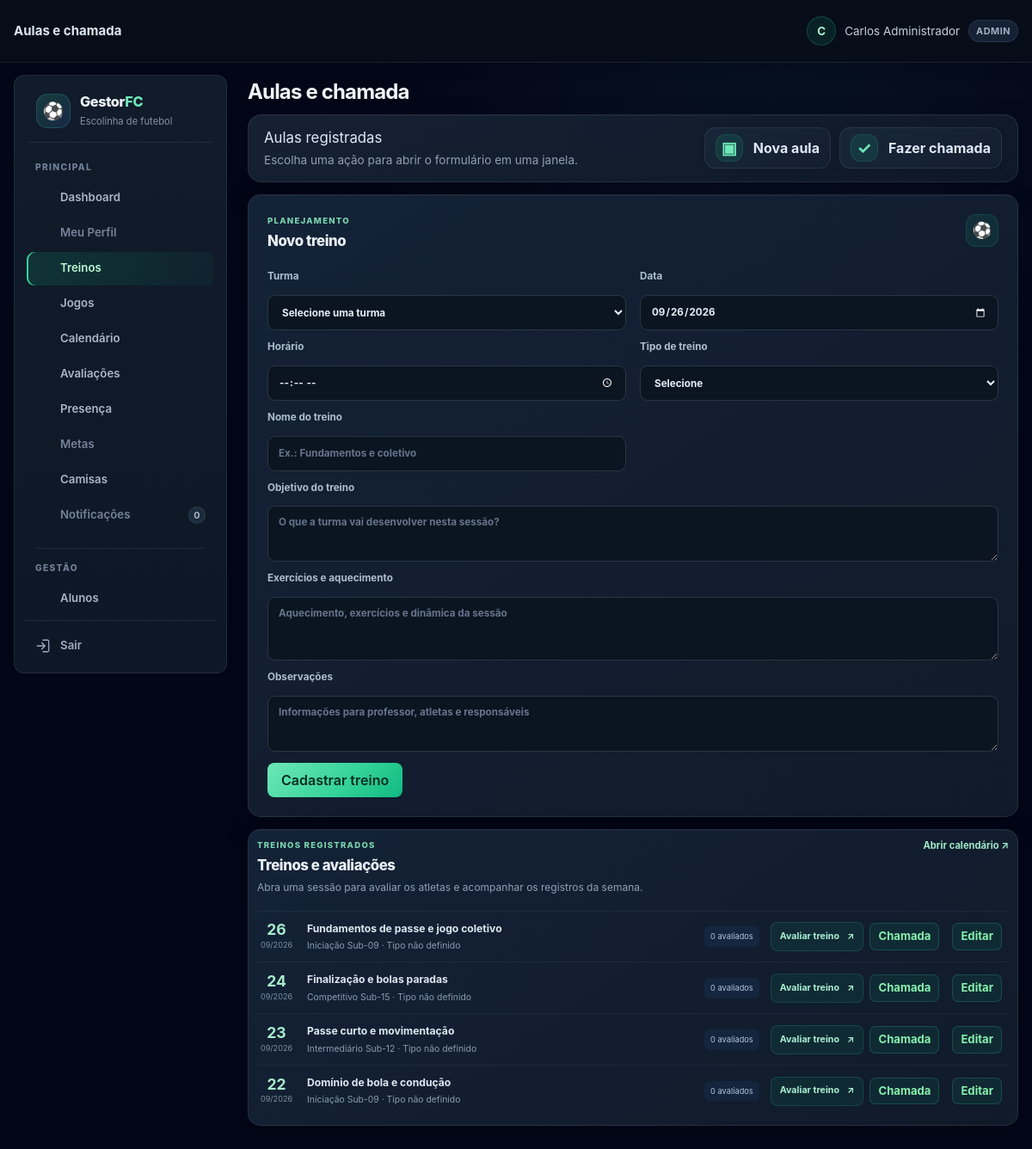
Page /aulas.php (signed in) on the committed database.
### tables this page shows
CREATE TABLE TB_AULA (
    COD_AULA INT AUTO_INCREMENT PRIMARY KEY,
    COD_TURMA INT NOT NULL,
    DATA_AULA DATE NOT NULL,
    TEMA_TREINO VARCHAR(100) DEFAULT 'Fundamentos e Coletivo',
    HORARIO TIME NULL,
    OBJETIVO TEXT NULL,
    EXERCICIOS TEXT NULL,
    TIPO_TREINO VARCHAR(30) NULL,
    ATRIBUTOS_AVALIAVEIS_JSON JSON NULL,
    OBSERVACAO TEXT NULL,
    CRIADO_EM TIMESTAMP DEFAULT CURRENT_TIMESTAMP,
    FOREIGN KEY (COD_TURMA) REFERENCES TB_TURMA(COD_TURMA) ON DELETE CASCADE
);

CREATE TABLE TB_TURMA (
    COD_TURMA INT AUTO_INCREMENT PRIMARY KEY,
    COD_ESCOLINHA INT NOT NULL,
    COD_PROFESSOR INT NULL,
    NOME VARCHAR(50) NOT NULL,
    FAIXA_ETARIA VARCHAR(30) NOT NULL,
    DIAS_TREINO VARCHAR(100) NOT NULL,
    HORARIO VARCHAR(50) NOT NULL,
    CAPACIDADE INT DEFAULT 25,
    ATIVA TINYINT(1) DEFAULT 1,
    CRIADO_EM TIMESTAMP DEFAULT CURRENT_TIMESTAMP,
    FOREIGN KEY (COD_ESCOLINHA) REFERENCES TB_ESCOLINHA(COD_ESCOLINHA) ON DELETE CASCADE,
    FOREIGN KEY (COD_PROFESSOR) REFERENCES TB_USUARIO(COD_USUARIO) ON DELETE SET NULL
);

### includes/helpers.php (called while the page is built, shortened)
<?php
function e($value) {
    return htmlspecialchars((string) $value, ENT_QUOTES, 'UTF-8');
}

### includes/avaliacao_helpers.php (called while the page is built, shortened)
<?php
function avaliacaoCatalogoAtributos() {
    return [
        'velocidade' => 'Velocidade',
        'finalizacao' => 'Finalização',
        'passe' => 'Passe',
        'drible' => 'Drible',
        'fisico' => 'Físico',
        'posicionamento' => 'Posicionamento'
    ];
}
function avaliacaoTiposTreino() {
    return [
        'VELOCIDADE' => ['nome' => 'Velocidade', 'atributos' => ['velocidade']],
        'FINALIZACAO' => ['nome' => 'Finalização', 'atributos' => ['finalizacao']],
        'PASSE' => ['nome' => 'Passe', 'atributos' => ['passe']],
        'FINALIZACAO_PASSE' => ['nome' => 'Finalização + Passe', 'atributos' => ['finalizacao', 'passe']],
        'DRIBLE' => ['nome' => 'Drible', 'atributos' => ['drible']],
        'FISICO' => ['nome' => 'Preparação física', 'atributos' => ['fisico']],
        'POSICIONAMENTO' => ['nome' => 'Posicionamento', 'atributos' => ['posicionamento']],
        'JOGO_TREINO' => ['nome' => 'Jogo-treino', 'atributos' => array_keys(avaliacaoCatalogoAtributos())],
        'TREINO_MISTO' => ['nome' => 'Treino misto', 'atributos' => array_keys(avaliacaoCatalogoAtributos())],
        'TECNICO_GERAL' => ['nome' => 'Fundamentos gerais', 'atributos' => array_keys(avaliacaoCatalogoAtributos())],
        'PERSONALIZADO' => ['nome' => 'Personalizado', 'atributos' => null]
    ];
}

### aulas.php (the view, shortened to what this page needs)
<?php
require_once __DIR__ . '/includes/layout.php';
require_once __DIR__ . '/includes/avaliacao_helpers.php';
$db = getDB();
$escolinha = currentEscolinhaId();
$edit = null;
    ?>
    <?php
$sqlLista = 'SELECT a.*, t.NOME AS TURMA, COUNT(DISTINCT av.COD_AVALIACAO) AS AVALIACOES
             FROM TB_AULA a JOIN TB_TURMA t ON t.COD_TURMA = a.COD_TURMA
             LEFT JOIN TB_AVALIACAO av ON av.COD_AULA = a.COD_AULA
             WHERE t.COD_ESCOLINHA = ?';
$argumentosLista = [$escolinha];
$sqlLista .= ' GROUP BY a.COD_AULA, t.NOME ORDER BY a.DATA_AULA DESC, a.COD_AULA DESC';
$consulta = $db->prepare($sqlLista);
$consulta->execute($argumentosLista);
$lista = $consulta->fetchAll();
$tipoAtual = $edit['TIPO_TREINO'] ?? '';
?>
<section class="treino-form-card">
    <div class="avaliacao-section-heading"><div><p class="avaliacao-eyebrow">PLANEJAMENTO</p><h2><?= $edit ? 'Editar treino' : 'Novo treino' ?></h2></div><span class="avaliacao-heading-icon" aria-hidden="true">⚽</span></div>
    <form method="post" class="formulario-treino">
        <label>Turma<select required name="cod_turma"><option value="">Selecione uma turma</option></select></label>
        <label>Data<input required type="date" name="data_aula" value="<?= e($edit['DATA_AULA'] ?? date('Y-m-d')) ?>"></label>
        <label>Horário<input type="time" name="horario" value="<?= e(!empty($edit['HORARIO']) ? substr((string) $edit['HORARIO'], 0, 5) : '') ?>"></label>
        <label>Tipo de treino<select name="tipo_treino" id="tipoTreino" <?= !$edit || $edit['TIPO_TREINO'] !== null ? 'required' : '' ?>><option value="" <?= $tipoAtual === '' ? 'selected' : '' ?>><?= $edit ? 'Não definido (treino antigo)' : 'Selecione' ?></option></select></label>
        <label>Nome do treino<input required name="tema_treino" value="<?= e($edit['TEMA_TREINO'] ?? '') ?>" placeholder="Ex.: Fundamentos e coletivo"></label>
        <label>Objetivo do treino<textarea name="objetivo" rows="2" placeholder="O que a turma vai desenvolver nesta sessão?"><?= e($edit['OBJETIVO'] ?? '') ?></textarea></label>
        <label class="treino-exercicios">Exercícios e aquecimento<textarea name="exercicios" rows="3" placeholder="Aquecimento, exercícios e dinâmica da sessão"><?= e($edit['EXERCICIOS'] ?? '') ?></textarea></label>
        <label class="treino-observacao">Observações<textarea name="observacao" rows="2" placeholder="Informações para professor, atletas e responsáveis"><?= e($edit['OBSERVACAO'] ?? '') ?></textarea></label>
        <div class="treino-form-actions"><?php actionButton($edit ? 'Salvar alterações' : 'Cadastrar treino'); ?><?php if ($edit): ?><a href="aulas.php">Cancelar</a><?php endif; ?></div>
    </form>
</section>
<section class="lista-aulas-avaliacao">
    <div class="avaliacao-section-heading"><div><p class="avaliacao-eyebrow">TREINOS REGISTRADOS</p><h2>Treinos e avaliações</h2><p>Abra uma sessão para avaliar os atletas e acompanhar os registros da semana.</p></div><a class="avaliacao-voltar-treinos" href="calendario.php">Abrir calendário <span aria-hidden="true">↗</span></a></div>
    <div class="aula-avaliacao-lista">
        <?php foreach ($lista as $aula): $tipo = avaliacaoTiposTreino()[$aula['TIPO_TREINO']]['nome'] ?? 'Tipo não definido'; ?>
            <article class="aula-avaliacao-item">
                <div class="aula-avaliacao-data"><strong><?= e(date('d', strtotime($aula['DATA_AULA']))) ?></strong><span><?= e(date('m/Y', strtotime($aula['DATA_AULA']))) ?></span></div>
                <div class="aula-avaliacao-info"><strong><?= e($aula['TEMA_TREINO']) ?></strong><span><?= e($aula['TURMA']) ?> · <?= e($tipo) ?></span></div>
                <span class="aula-avaliacao-count"><?= (int) $aula['AVALIACOES'] ?> avaliados</span>
                <div class="aula-avaliacao-actions"><a class="botao-avaliar-treino" href="avaliacoes.php?aula=<?= (int) $aula['COD_AULA'] ?>"><?= (int) $aula['AVALIACOES'] ? 'Editar avaliações' : 'Avaliar treino' ?><span aria-hidden="true">↗</span></a><?php if (isset($_GET['mini'])): ?><a href="aulas.php?chamada=<?= (int) $aula['COD_AULA'] ?>&amp;mini=1">Chamada</a><a href="aulas.php?editar=<?= (int) $aula['COD_AULA'] ?>&amp;mini=1">Editar</a><?php else: ?><button type="button" class="acao-tabela" data-modal-url="aulas.php?chamada=<?= (int) $aula['COD_AULA'] ?>&amp;mini=1" data-modal-titulo="Fazer chamada">Chamada</button><button type="button" class="acao-tabela" data-modal-url="aulas.php?mini=1&amp;editar=<?= (int) $aula['COD_AULA'] ?>" data-modal-titulo="Editar treino">Editar</button><?php endif; ?></div>
            </article>
        <?php endforeach; ?>
    </div>
</section>

### rows in the picture
tb_aula: DATA_AULA "26", DATA_AULA "09/2026", TEMA_TREINO "Fundamentos de passe e jogo coletivo", COD_TURMA.NOME "Iniciação Sub-09", TIPO_TREINO "Tipo não definido", AVALIACOES "0"
tb_aula: DATA_AULA "24", DATA_AULA "09/2026", TEMA_TREINO "Finalização e bolas paradas", COD_TURMA.NOME "Competitivo Sub-15", TIPO_TREINO "Tipo não definido", AVALIACOES "0"
tb_aula: DATA_AULA "23", DATA_AULA "09/2026", TEMA_TREINO "Passe curto e movimentação", COD_TURMA.NOME "Intermediário Sub-12", TIPO_TREINO "Tipo não definido", AVALIACOES "0"
tb_aula: DATA_AULA "22", DATA_AULA "09/2026", TEMA_TREINO "Domínio de bola e condução", COD_TURMA.NOME "Iniciação Sub-09", TIPO_TREINO "Tipo não definido", AVALIACOES "0"

### other values in the picture
$title "Aulas e chamada"
$_SESSION['username'] "Carlos Administrador"
$_SESSION['user_role'] "ADMIN"
$label "Dashboard Treinos Jogos Calendário Avaliações Presença Camisas Alunos"
$label "Meu Perfil Metas Notificações"
$badge "0"
$titulosRecursos[$title] "Aulas registradas"
$acao[1] "▣"
$acao[0] "Nova aula"
$acao[1] "✓"
$acao[0] "Fazer chamada"
$text "Cadastrar treino"
